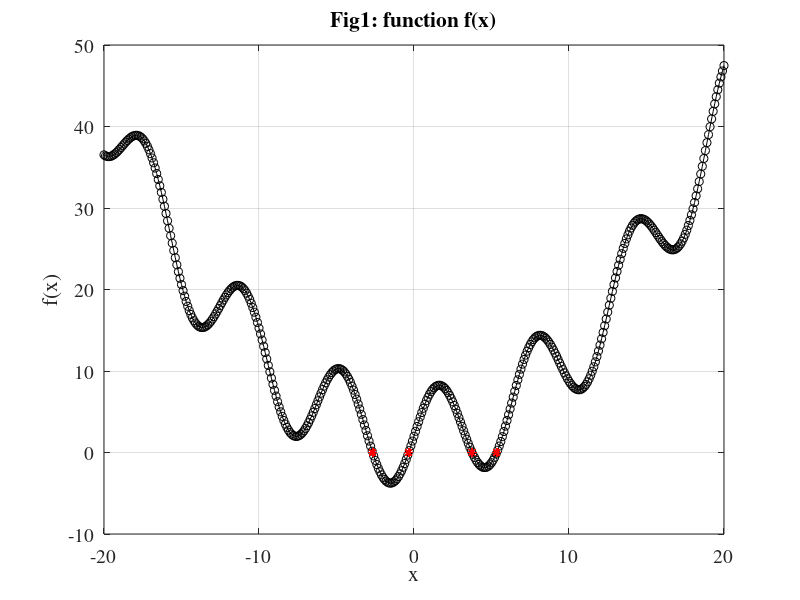
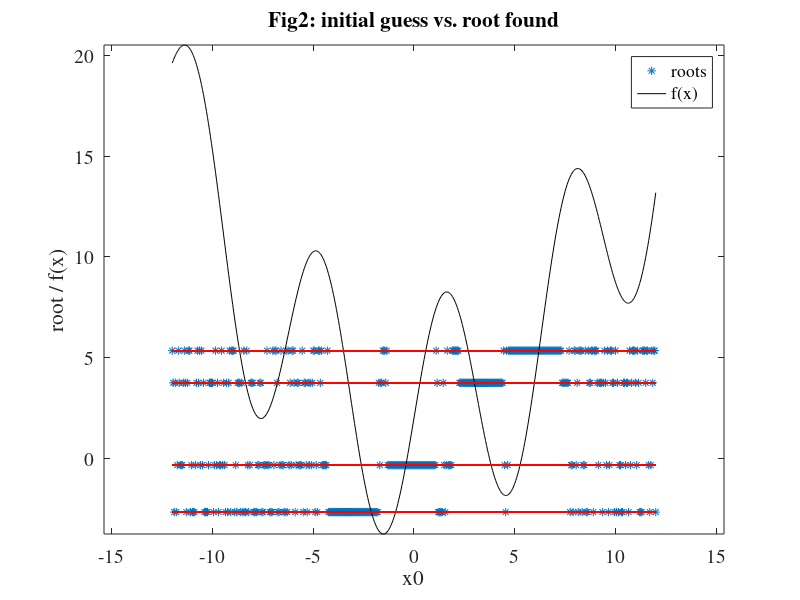
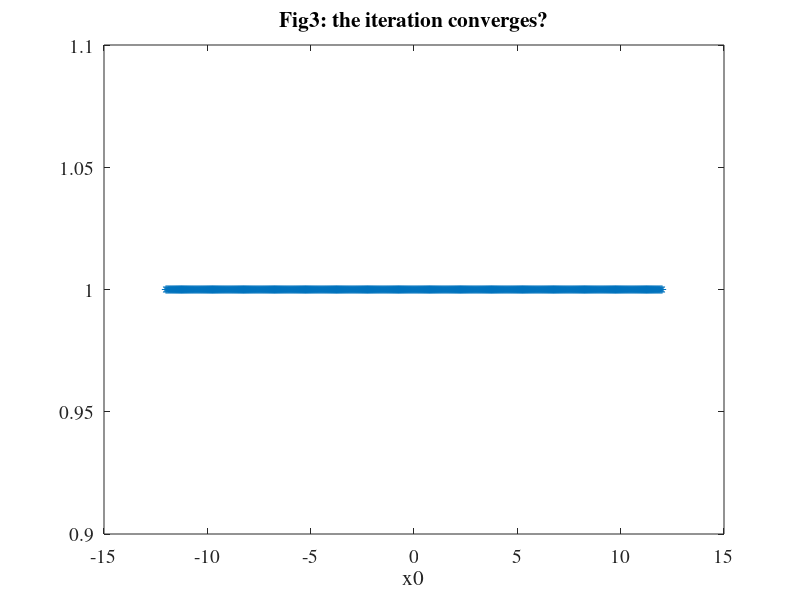

The MATLAB script that drew these images, in order:
function hw1_4
set(0,'defaulttextfontname','times','defaulttextfontsize',14);
set(0,'defaultaxesfontname','times','defaultaxesfontsize',14);

x = -20:0.1:20;
f = f_func(x);

% plot the function
figure(1)
plot(x,f,'ko-');
grid on; xlabel('x'); ylabel('f(x)');

epsilon = 1e-7;
x0 = -12:0.05:12;
itermax = 1000;

roots = zeros(length(x0),1);
flags = zeros(length(x0),1);
for i = 1:length(x0)
    [roots(i), flags(i)] = find_root(x0(i),epsilon,itermax);
end

roots_uniq = unique(roots);

% plot the root
figure(1)
hold on;
plot(roots,f_func(roots),'r*');
title('Fig1: function f(x)');
hold off;

% plot the initial guess vs. root
figure(2)
plot(x0,roots,'*'); xlabel('x0'); ylabel('root / f(x)');
hold on;
plot(x0,f_func(x0),'k-'); % plot function
plot(x0,repmat(roots_uniq',length(x0),1),'r-'); % mark the roots
legend('roots','f(x)');
axis equal; axis tight;
hold off;
title('Fig2: initial guess vs. root found');

% plot the convergence
figure(3)
plot(x0,flags,'*'); xlabel('x0');
title('Fig3: the iteration converges?');
end

% find the root with Newton's method
function [root,flag] = find_root(x0,epsilon,itermax)
root = x0;
flag = false;   % whether you find a root
for i = 1:itermax
    f_curr = f_func(x0);
    f_grad_curr = f_grad_func(x0);
    
    if abs(f_grad_curr) < epsilon   % denominator is too small, stop
       break; 
    end
    
    x1 = x0 - f_curr/f_grad_curr;   
    
    if abs( x1-x0 ) < epsilon
        flag = true;     % find the root
        root = x0;
        break;
    end
    
    x0 = x1;
end
end

% value of the function at x
function val = f_func(x)
val = x.^2/10 + 6 * sin(x) + 2;
end

% value of the gradient at x
function val = f_grad_func(x)
val = x./5 + 6 * cos(x);
end

